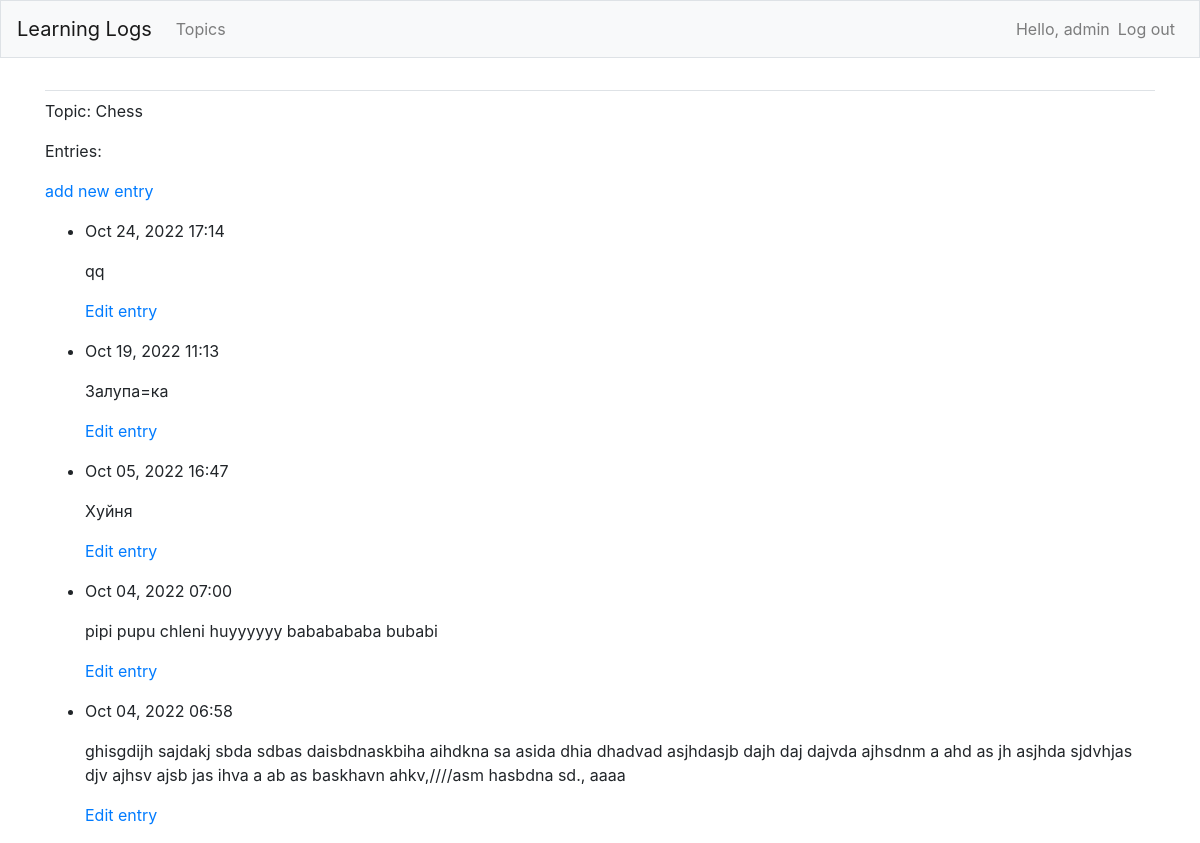
The app's page /topics/1/ (signed in), older data.
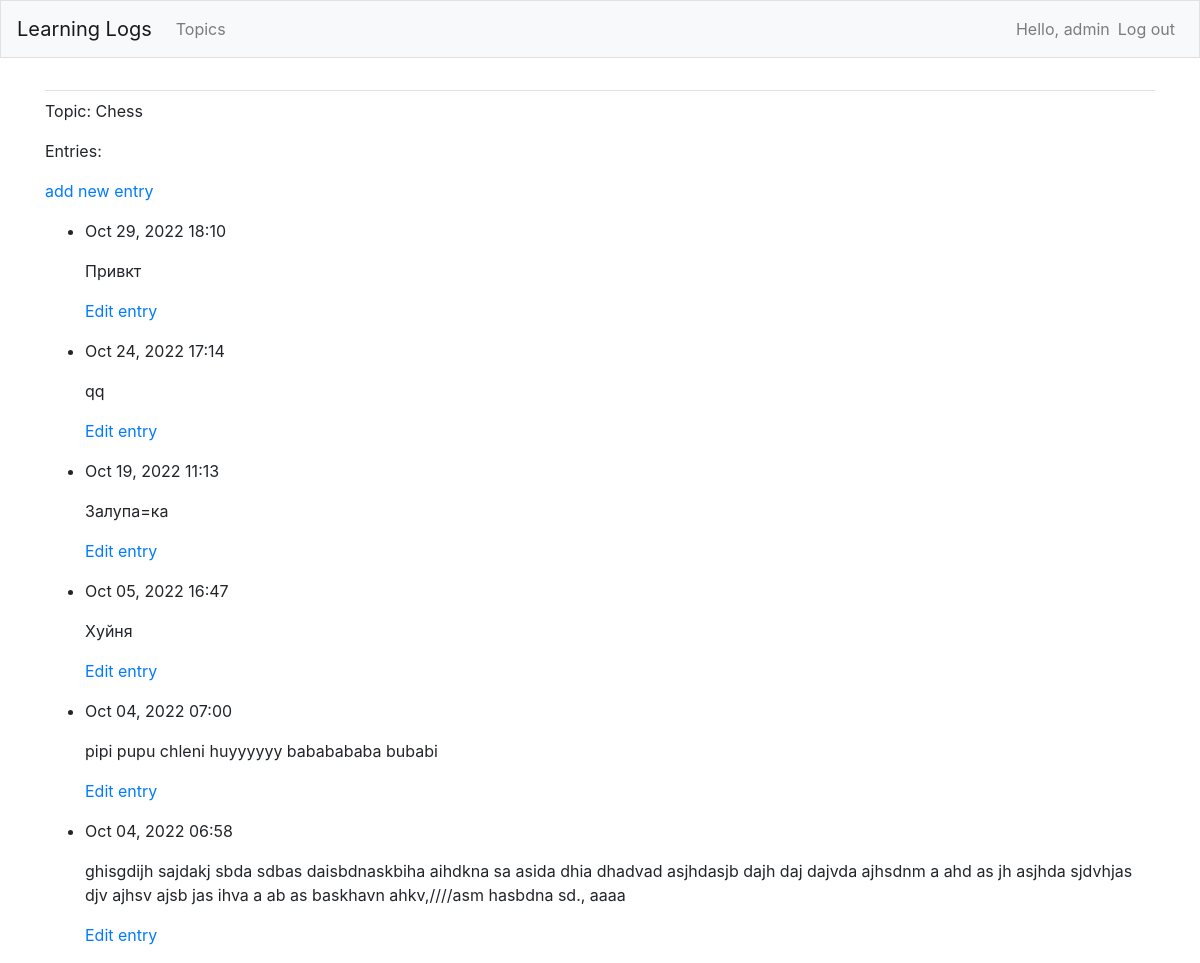
The same page, newer data.
### learning_logs/models.py (models this page shows, shortened)
class Topic(models.Model):
    text = models.CharField(max_length = 200)
    date_added = models.DateTimeField(auto_now_add=True)
    owner = models.ForeignKey(User, on_delete=models.CASCADE)
    def __str__(self) -> str:
        return self.text

class Entry(models.Model):
    topic = models.ForeignKey(Topic, on_delete=models.CASCADE)
    text = models.TextField()
    date_added = models.DateTimeField(auto_now_add=True)
    class Meta:
        verbose_name_plural = 'entries'

### learning_logs/views.py (the view)
# urls.py: path('topics/<int:topic_id>/', views.topic, name='topic'), # Page with an addition information about topic
def topic(request, topic_id):
    topic = Topic.objects.get(id=topic_id)
    check_topic_owner(topic.owner, request.user)
    entries = topic.entry_set.order_by('-date_added')
    context = {'topic': topic, 'entries': entries}
    return render(request, 'learning_logs/topic.html', context)

### learning_logs/views.py (called while the page is built)
def check_topic_owner(owner, request):
    if owner != request:
        raise Http404

### learning_logs/templates/learning_logs/topic.html
{% extends 'learning_logs/base.html' %}
{% block content %}
<p>Topic: {{ topic }}</p>
<p>Entries:</p>
<p>
    <a href="{% url 'learning_logs:new_entry' topic.id %}">add new entry</a>
</p>
<ul>
    {% for entry in entries %}
    <li>
        <p>{{ entry.date_added|date:'M d, Y H:i' }}</p>
        <p>{{ entry.text|linebreaks }}</p>
        <p>
            <a href="{% url 'learning_logs:edit_entry' entry.id%}">Edit entry</a>
        </p>
    </li>
    {% empty %}
    <li>There are no entries for this topic yet!</li>
    {% endfor %}
</ul>
{% endblock content %}

### learning_logs/templates/learning_logs/base.html (shortened to what this page needs)
{% load bootstrap4 %}
<!DOCTYPE html>
<html lang="en">
<head>
  {% bootstrap_css %}
</head>
<body>
  <nav class="navbar navbar-expand-md navbar-light bg-light mb-4 border">
    <a class="navbar-brand" href="{% url 'learning_logs:topics'%}">Learning Logs</a>
    <div class="collapse navbar-collapse" id="navbarCollapse">
      <ul class="navbar-nav mr-auto">
        <li class="nav-item">
          <a class="nav-link" href="{% url 'learning_logs:topics'%}">Topics</a>
        </li>
      </ul>
      <ul class="navbar-nav ml-auto">
        {% if user.is_authenticated %}
          <li class="nav-item">
            <span class="navbar-text">Hello, {{ user.username }}</span>
          </li>
          <li class="nav-item">
            <a class="nav-link" href="{% url 'users:logout' %}">Log out</a>
          </li>
        {% endif %}
      </ul>
    </div>
  </nav>
  <main role="main" class="container">
    <div class="pb-2 mb-2 border-bottom">
    </div>
    <div>
      {% block content  %}{% endblock content %}
    </div>
  </main>
</body>
</html>

Row changes from the older to the newer data that the page shows:
added Entry: date_added "Oct 29, 2022 18:10", text "Привкт"
